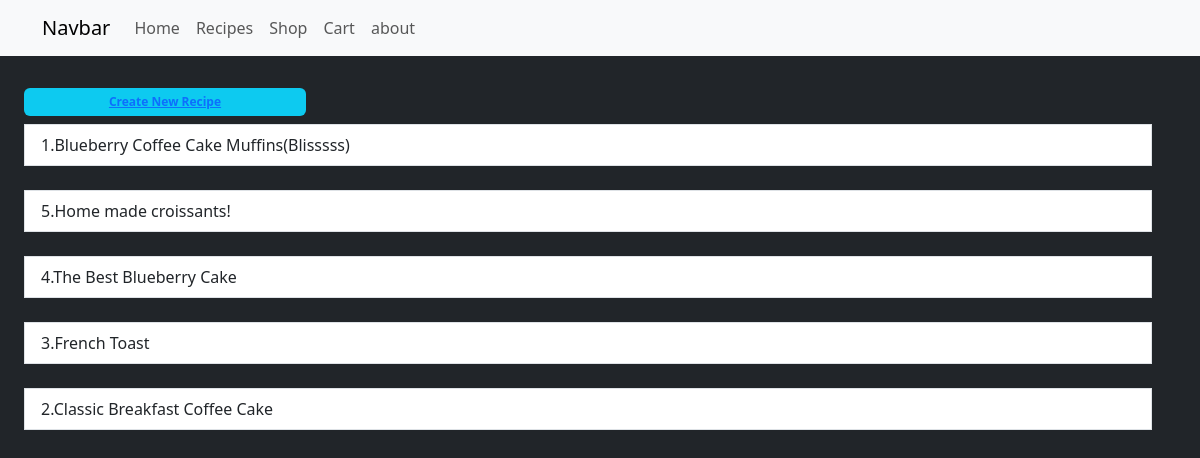
Before: /recipes/ with the older database file.
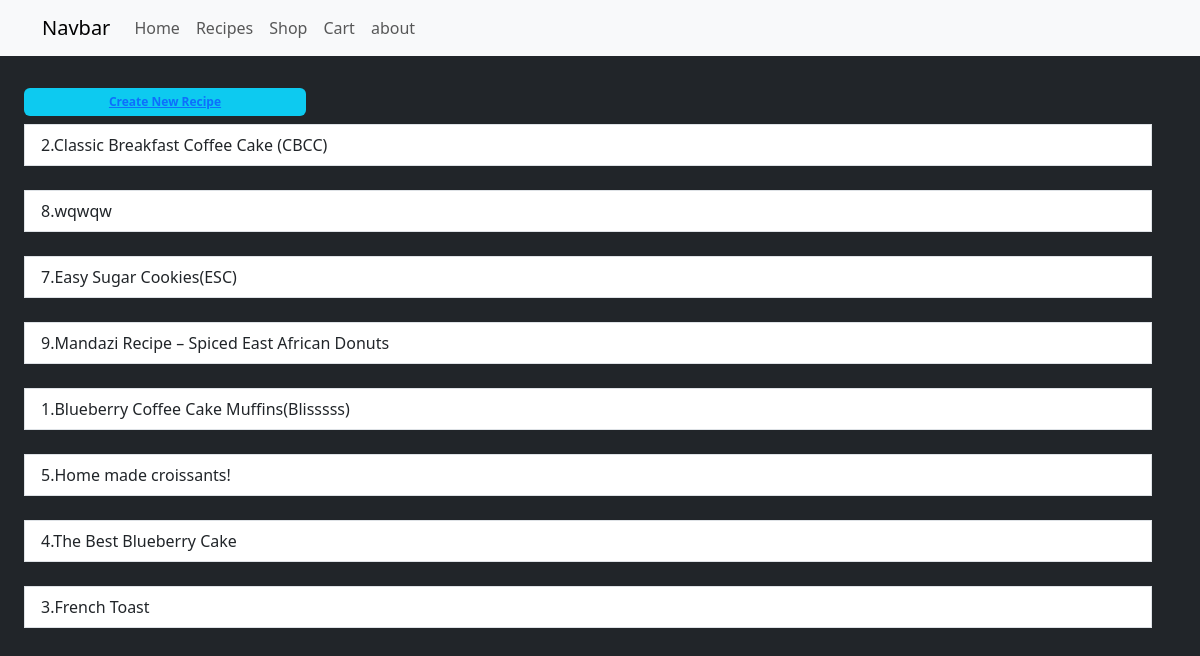
After: the same page with the newer database file.
### base/models.py (models this page shows, shortened)
class Recipe(models.Model):
    cookingLevels = {
        "B": "Beginner",
        "I": "Intermediate",
        "P":"Pro"
    }
    name = models.CharField(max_length=255) # "Coaching Rugby by Antony"
    decription = models.TextField() #
    prepTime = models.IntegerField()
    cookTime = models.IntegerField()
    level = models.CharField(max_length=1, choices=cookingLevels)
    ingredients = models.TextField()
    steps = models.TextField()
    price = models.DecimalField(max_digits=10, decimal_places=2)
    created_at = models.DateTimeField(auto_now_add=True)
    updated_at = models.DateTimeField(auto_now=True)
    class Meta:
        ordering =['-updated_at','-created_at']

### base/views.py (the view)
# urls.py: path('recipes/',views.recipes, name='recipes'),
def recipes(request):
    recipes = Recipe.objects.all() # fetched all the recipes
    context = {"recipes":recipes}
    return render(request, 'base/recipes.html', context)

### base/templates/base/recipes.html (shortened to what this page needs)
{% extends 'main.html'%} {% block content%}
<div class="container list-group row my-4 mx-4  ">
  <span class="badge text-dark bg-info w-25 my-2 p-2"> <a href="{% url 'create-recipe' %}">Create New Recipe</a> </span>
  {% for recipe in recipes %}
  <a href="{% url 'recipe' recipe.id %}" class="list-group-item list-group-item-action"> {{recipe.id}}.{{recipe.name}}</a>
  <br />
  {% endfor %} {% endblock content %}

### templates/main.html (shortened to what this page needs)
<!DOCTYPE html>
<html lang="en">
  <head>
    <link
      href="https://cdn.jsdelivr.net/npm/bootstrap@5.3.6/dist/css/bootstrap.min.css"
      rel="stylesheet"
    />
  </head>
  <body class="bg-dark text-light">
    {% include 'navbar.html'%}
    {% block content %} {% endblock content %}
  </body>
</html>

### templates/navbar.html (shortened to what this page needs)
<nav class="navbar navbar-expand-lg bg-body-tertiary">
    <div class="container">
      <a class="navbar-brand" href="#">Navbar</a>
      <div class="collapse navbar-collapse" id="navbarNav">
        <ul class="navbar-nav">
          <li class="nav-item">
            <a class="nav-link" aria-current="page" href="{% url 'home' %}">Home</a>
          </li>
          <li class="nav-item">
            <a class="nav-link" href="{% url 'recipes'%}">Recipes</a>
          </li>
          <li class="nav-item">
            <a class="nav-link" href="{% url 'shop'%}">Shop</a>
          </li>
          <li class="nav-item">
            <a class="nav-link" href="{% url 'cart'%}">Cart</a>
          </li>
          <li class="nav-item">
            <a class="nav-link" href="{% url 'about'%}">about</a>
          </li>
        </ul>
      </div>
    </div>
  </nav>

Changed rows visible on the page:
changed Recipe id 2: name "Classic Breakfast Coffee Cake" → "Classic Breakfast Coffee Cake (CBCC)"; moves up the list
added Recipe: id "8", name "wqwqw"
added Recipe: id "7", name "Easy Sugar Cookies(ESC)"
added Recipe: id "9", name "Mandazi Recipe – Spiced East African Donuts"
